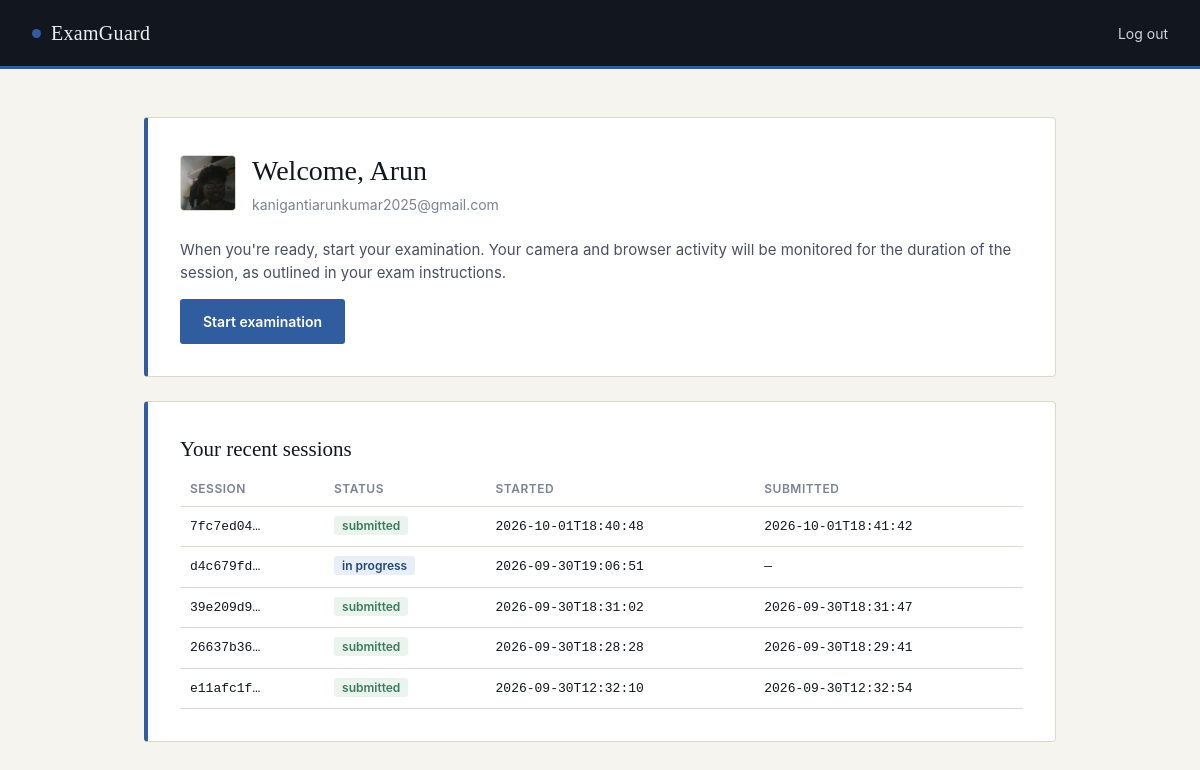
The page /dashboard (signed in) on the database as committed earlier.
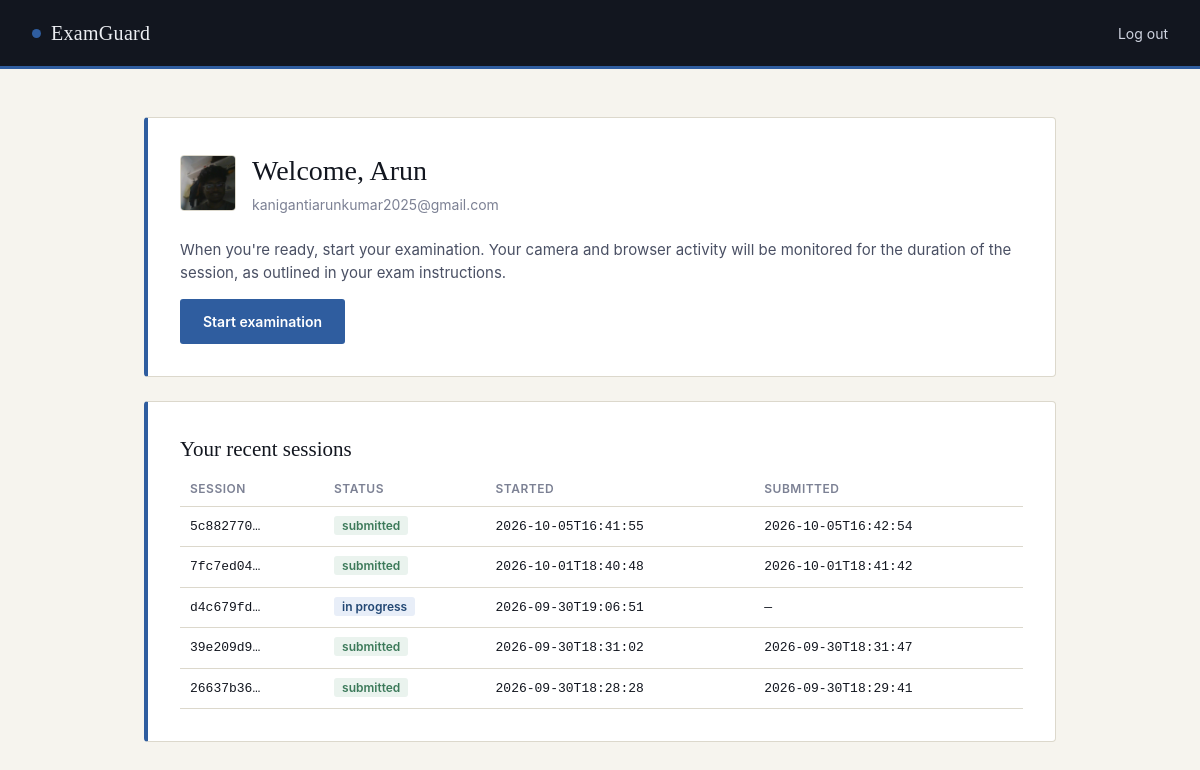
The same page on the database as committed later.
### tables this page shows
CREATE TABLE candidates (
            id INTEGER PRIMARY KEY AUTOINCREMENT,
            name TEXT NOT NULL,
            email TEXT UNIQUE NOT NULL,
            password TEXT NOT NULL,
            photo TEXT,
            created_at TEXT DEFAULT (datetime('now'))
        );

CREATE TABLE exam_sessions (
            id INTEGER PRIMARY KEY AUTOINCREMENT,
            candidate_id INTEGER NOT NULL,
            session_id TEXT UNIQUE NOT NULL,
            status TEXT NOT NULL DEFAULT 'in_progress',
            started_at TEXT NOT NULL,
            paused_at TEXT,
            resumed_at TEXT,
            submitted_at TEXT,
            FOREIGN KEY (candidate_id) REFERENCES candidates(id)
        );

### app.py (the view)
@app.route("/dashboard")
def dashboard():
    if "candidate_id" not in session:
        return redirect(url_for("login"))
    candidate_id = session["candidate_id"]
    connection = get_db()
    try:
        candidate = connection.execute("""
            SELECT * FROM candidates WHERE id = ?
        """, (candidate_id,)).fetchone()
        if not candidate:
            session.clear()
            return redirect(url_for("login"))
        recent_sessions = connection.execute("""
            SELECT session_id, status, started_at, submitted_at
            FROM exam_sessions
            WHERE candidate_id = ?
            ORDER BY started_at DESC
            LIMIT 5
        """, (candidate_id,)).fetchall()
        return render_template(
            "dashboard.html",
            candidate=candidate,
            recent_sessions=recent_sessions,
        )
    finally:
        connection.close()

### database.py (called while the page is built)
def get_db():
    os.makedirs(DATABASE_DIR, exist_ok=True)
    connection = sqlite3.connect(DATABASE)
    connection.row_factory = sqlite3.Row
    connection.execute("PRAGMA foreign_keys = ON")
    return connection

### templates/dashboard.html (shortened to what this page needs)
{% extends "base.html" %}
{% block nav_links %}
    <a href="{{ url_for('logout') }}">Log out</a>
{% endblock %}
{% block content %}
    <div class="card">
        <div class="identity-row">
            {% if candidate['photo'] %}
                <img class="candidate-avatar" src="/{{ candidate['photo'] }}" alt="Candidate photo">
            {% endif %}
            <div>
                <h1 style="margin-bottom:2px;">Welcome, {{ candidate['name'] }}</h1>
                <p class="subtitle" style="margin:0;">{{ candidate['email'] }}</p>
            </div>
        </div>
        <p style="color:var(--slate);">
            When you're ready, start your examination. Your camera and browser activity
            will be monitored for the duration of the session, as outlined in your
            exam instructions.
        </p>
        <a href="{{ url_for('start_exam') }}" class="btn btn-primary">Start examination</a>
    </div>
    <div class="card">
        <h2>Your recent sessions</h2>
        {% if recent_sessions %}
            <table>
                <thead>
                    <tr>
                        <th>Session</th>
                        <th>Status</th>
                        <th>Started</th>
                        <th>Submitted</th>
                    </tr>
                </thead>
                <tbody>
                    {% for s in recent_sessions %}
                    <tr>
                        <td>{{ s['session_id'][:8] }}…</td>
                        <td>
                            {% if s['status'] == 'submitted' %}
                                <span class="badge badge-submitted">submitted</span>
                            {% elif s['status'] == 'paused' %}
                                <span class="badge badge-paused">paused</span>
                            {% else %}
                                <span class="badge badge-progress">in progress</span>
                            {% endif %}
                        </td>
                        <td>{{ s['started_at'][:19] }}</td>
                        <td>{{ s['submitted_at'][:19] if s['submitted_at'] else '—' }}</td>
                    </tr>
                    {% endfor %}
                </tbody>
            </table>
        {% else %}
            <p class="helper-text">No exam sessions yet.</p>
        {% endif %}
    </div>
{% endblock %}

### templates/base.html (shortened to what this page needs)
<!DOCTYPE html>
<html lang="en">
<head>
    <link rel="stylesheet" href="{{ url_for('static', filename='css/style.css') }}">
</head>
<body>
    <header class="navbar">
        <div class="navbar-brand">
            <span class="logo-dot"></span> ExamGuard
        </div>
        <div class="navbar-links">
            {% block nav_links %}{% endblock %}
        </div>
    </header>
    <main class="{% block main_class %}page{% endblock %}">
        {% block content %}{% endblock %}
    </main>
</body>
</html>

### static/css/style.css (style rules this page uses)
:root { --ink: #12161f; --ink-soft: #1c2333; --paper: #f6f4ee; --paper-raised: #ffffff; --rule: #dcd8cc; --slate: #4a5064; --slate-soft: #7c8194; --signal: #2f5d9f; --signal-dark: #234874; --confirm: #3c7a5a; --warn: #b4791e; --danger: #a83a3a; --serif: Georgia, "Iowan Old Style", "Times New Roman", serif; --sans: -apple-system, "Segoe UI", Roboto, Helvetica, Arial, sans-serif; --mono: "SFMono-Regular", Consolas, "Liberation Mono", Menlo, monospace; }
* { box-sizing: border-box; }
html, body { margin: 0; padding: 0; background: var(--paper); color: var(--ink); font-family: var(--sans); font-size: 15px; line-height: 1.5; }
.navbar { background: var(--ink); color: #eceef2; padding: 18px 32px; display: flex; align-items: center; justify-content: space-between; border-bottom: 3px solid var(--signal); }
.navbar-brand { font-family: var(--serif); font-size: 20px; letter-spacing: 0.3px; display: flex; align-items: center; gap: 10px; }
.logo-dot { width: 9px; height: 9px; background: var(--signal); display: inline-block; border-radius: 50%; }
.navbar-links { display: flex; gap: 20px; font-size: 14px; }
.navbar-links a { color: #cfd4e0; text-decoration: none; }
.page { max-width: 960px; margin: 0 auto; padding: 48px 24px 80px; }
.card { background: var(--paper-raised); border: 1px solid var(--rule); border-left: 4px solid var(--signal); border-radius: 4px; padding: 32px; }
.card + .card { margin-top: 24px; }
h1, h2, h3 { font-family: var(--serif); font-weight: normal; margin: 0 0 6px; color: var(--ink); }
h1 { font-size: 28px; }
h2 { font-size: 21px; }
.subtitle { color: var(--slate-soft); font-size: 14px; margin: 0 0 28px; }
.btn { display: inline-block; font-family: var(--sans); font-size: 14px; font-weight: 600; padding: 11px 22px; border-radius: 3px; border: 1px solid transparent; cursor: pointer; text-decoration: none; text-align: center; }
.btn-primary { background: var(--signal); color: #ffffff; }
table { width: 100%; border-collapse: collapse; font-size: 14px; }
th { text-align: left; font-size: 12px; text-transform: uppercase; letter-spacing: 0.5px; color: var(--slate-soft); font-weight: 600; padding: 8px 10px; border-bottom: 1px solid var(--rule); }
td { padding: 10px; border-bottom: 1px solid var(--rule); font-family: var(--mono); font-size: 13px; }
.badge { font-family: var(--sans); font-size: 12px; font-weight: 600; padding: 2px 8px; border-radius: 3px; }
.badge-progress { background: #e8eef8; color: var(--signal-dark); }
.badge-submitted { background: #eaf3ee; color: var(--confirm); }
.candidate-avatar { width: 56px; height: 56px; border-radius: 4px; object-fit: cover; border: 1px solid var(--rule); }
.identity-row { display: flex; align-items: center; gap: 16px; margin-bottom: 24px; }

Rows that differ between the two databases and show on the page:
no longer on this page (row unchanged): exam_sessions: s "e11afc1f", status "submitted", started_at "2026-09-30T12:32:10", submitted_at "2026-09-30T12:32:54"
added exam_sessions: s "5c882770", status "submitted", started_at "2026-10-05T16:41:55", submitted_at "2026-10-05T16:42:54"
